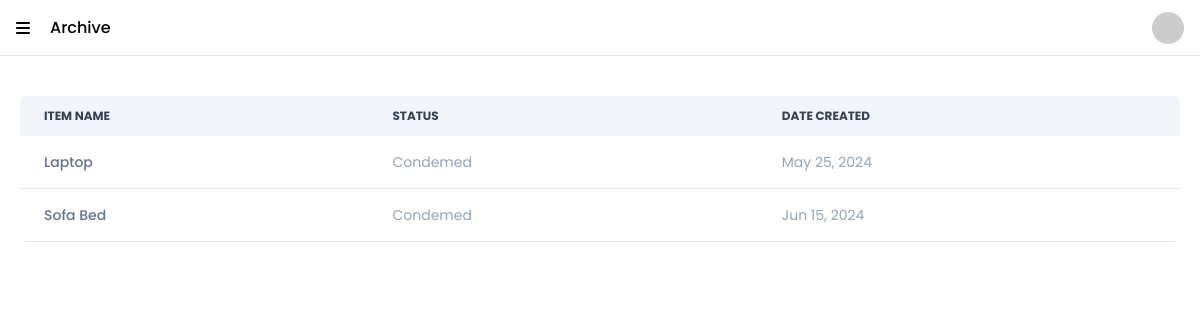
The page /pages/Archive.php (signed in) on the database its author committed.
### tables this page shows
CREATE TABLE `tbl_item` (
  `item_id` int(11) NOT NULL,
  `employee_id` int(11) NOT NULL,
  `category_id` int(11) NOT NULL,
  `item_name` varchar(255) NOT NULL,
  `item_brand` varchar(255) DEFAULT NULL,
  `item_serial_no` varchar(255) DEFAULT NULL,
  `item_model_no` varchar(255) DEFAULT NULL,
  `item_amount` double NOT NULL,
  `item_condition` varchar(255) NOT NULL,
  `item_date_purchased` date NOT NULL,
  `item_date_created` datetime NOT NULL,
  `item_date_updated` datetime DEFAULT NULL
);

### api/tbl_item_archive.php (the view, shortened to what this page needs)
<?php
include "../database/connection.php";
$query = "SELECT * from tbl_item WHERE employee_id = ? AND item_condition = 'Condemed'";
$stmt = mysqli_prepare($connection, $query);
mysqli_stmt_bind_param($stmt, "i", $_SESSION["employee_id"]);
mysqli_stmt_execute($stmt);
$result = mysqli_stmt_get_result($stmt);
if ($result) {
    if (mysqli_num_rows($result) > 0) {
        while ($row = mysqli_fetch_assoc($result)) {
            echo "<tr class='bg-white border-b'>
            <th scope='row' class='flex items-center gap-5 px-6 py-4 text-slate-500 font-medium whitespace-nowrap'>
                " . $row["item_name"] . "
            </th>
            <td class='px-6 py-4 text-slate-400'>" . $row["item_condition"] . "</td>
            <td class='px-6 py-4 text-slate-400'>" . date('M d, Y', strtotime($row["item_date_created"])) . "</td>
          </tr>";
        }
    } else {
        echo "<tr class='bg-white border-b'><td colspan='7' class='py-3 text-center text-slate-400'>No data</td></tr>";
    }
} else {
    echo "<tr><td colspan='3'>Error: " . mysqli_error($connection) . "</td></tr>";
}

### style/style.css (style rules this page uses)
* { padding: 0; margin: 0; border: 1px solid red; font-family: "Poppins", sans-serif; }

### rows shown on the page
tbl_item: item_name "Laptop", item_condition "Condemed", item_date_created "May 25, 2024"
tbl_item: item_name "Sofa Bed", item_condition "Condemed", item_date_created "Jun 15, 2024"

### other values the page prints
$name "Archive"
